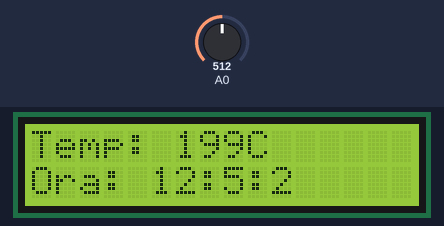
Recording of a sketch running on a simulated Arduino Uno, built with avr-gcc and run on an emulated ATmega328P. On the bench: 16×2 character LCD. The test bench sets the inputs (shaded band); at power-on: A0 = 512.

Above: at 1.2 s.
1.3 s: A0 set to 716
At 2.8 s:
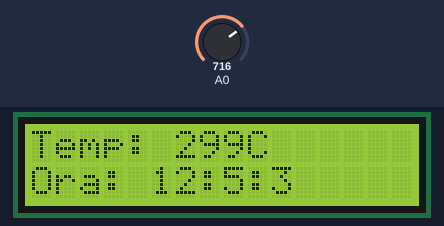
4.5 s: A0 set to 900
At 5.8 s:
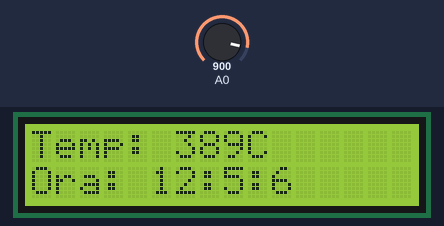
7.5 s: A0 set to 1023
At 8.5 s:
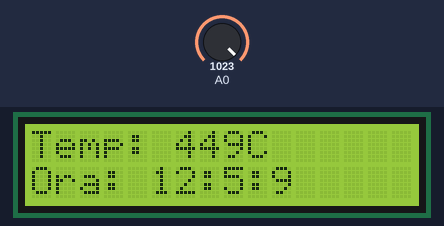
Timing chart, 0 to 10.5 s (numbered marks = the images above; inputs shaded):
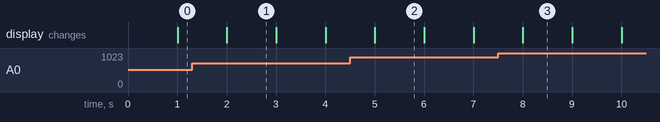

Measured:
- what the display in image 1 shows lasts 1.0 s, from 2.0 s to 3.0 s

The sketch:

Tema2.ino
```cpp
#include <LiquidCrystal.h>

volatile int h=12,min=5,s=0;	//ore, minute, secunde - initial
volatile long int temp=0;

LiquidCrystal LCD(12, 11, 5, 4, 3, 2);

void timer1_setup_1s(){
	TCCR1A=0;
	TCCR1B=0X04|(1<<WGM12);
	TIMSK1|=(1<<OCIE1A);
	OCR1A=62500;
}

void adc_init()
{
  ADCSRA |= ((1 << ADPS2) | (1 << ADPS1) | (1 << ADPS0));
  ADCSRA |= (1 << ADEN); //enable ADC
  ADMUX |= (1 << REFS0);
  ADCSRA |= (1 << ADSC); //ADC start conversion
}

int read_adc(int channel)
{
  DDRC &= ~(1 << channel);
  ADMUX &= ~7;
  ADMUX |= channel;//select chanel AO to A5
  ADCSRA |= (1 << ADSC); //start conversion
  while (ADCSRA & (1 << ADSC)); //wait while adc conversion are not updated
  return ADCW; //read and return
}

void setup(){
  cli();
  timer1_setup_1s();
  adc_init();
  LCD.begin(16,2);
  sei();
}

void loop(){
  LCD.setCursor(0,0);
  LCD.print("Temp: ");
  LCD.print(temp);
  LCD.print("C       ");
  LCD.setCursor(0,1);
  LCD.print("Ora: ");
  LCD.print(h);
  LCD.print(":");
  LCD.print(min);
  LCD.print(":");
  LCD.print(s);
  LCD.print("   ");
}

ISR(TIMER1_COMPA_vect){
  sei();
  temp=read_adc(0);
  temp=(temp*488)/100-500;
  temp=temp/10;
  s++;
  if(s==60)
    min++;
  if(min==60)
    h++;
  s=s%60;
  min=min%60;
  h=h%24;
}
```
